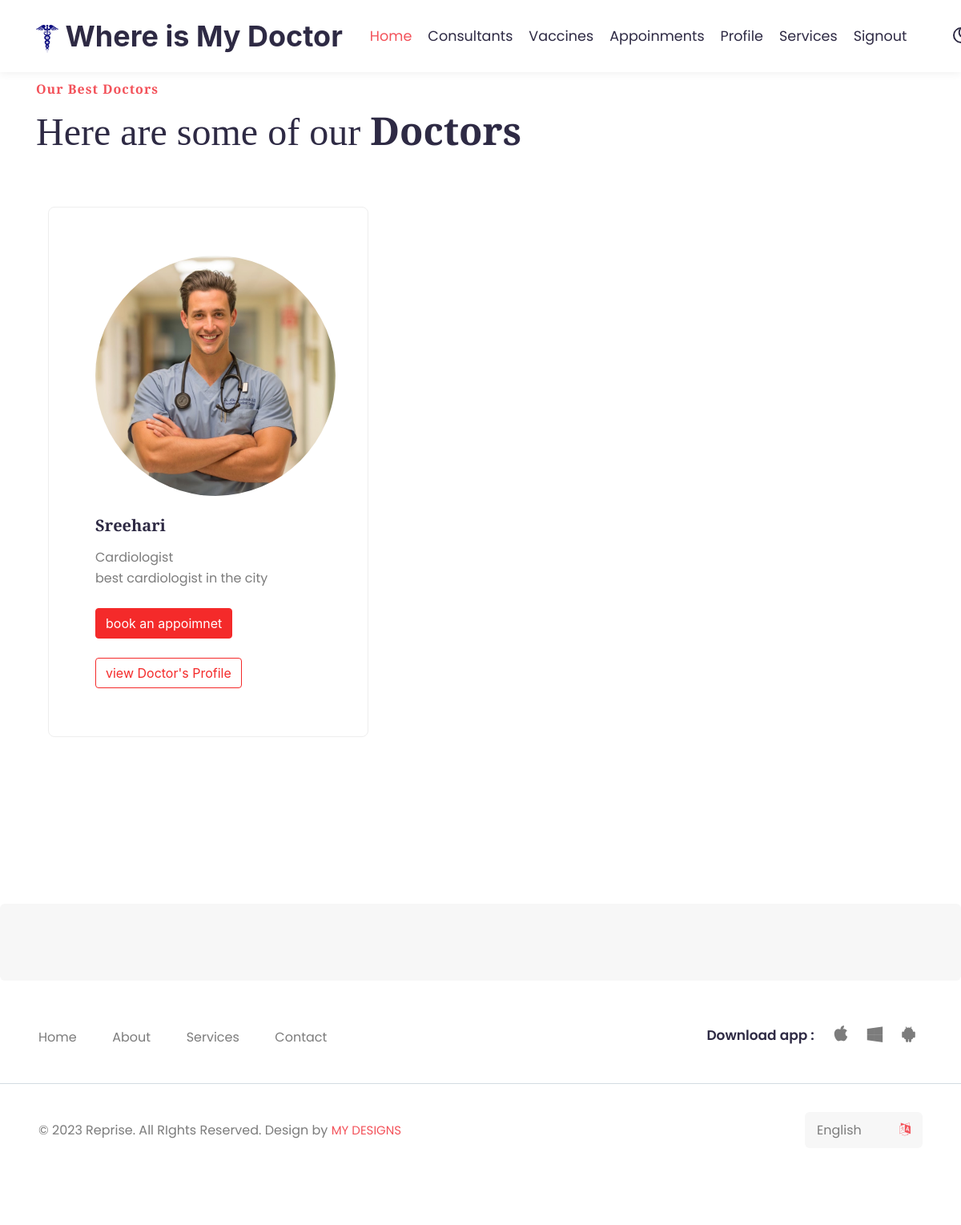
Page /view-all-doctors/ on the committed database.
### doctors/models.py (models this page shows)
class DoctorProfile(models.Model):
    doctor_ID = models.ForeignKey(User,on_delete=models.CASCADE,null=True,blank=True )
    Enroll_No = models.CharField(max_length=255,null=True,blank=True )
    Doctor_name = models.CharField(max_length=200,null=True,blank=True)
    Specialised_In = models.CharField(max_length=200,null=True,blank=True)
    Experience = models.TextField(max_length=200,null=True,blank=True)
    Clinic_Name = models.CharField(max_length=200,null=True,blank=True)
    Contact_Number = models.CharField(max_length=200,null=True,blank=True)
    Clinic_Address = models.TextField(max_length=200,null=True,blank=True)
    About = models.TextField(max_length=200,null=True,blank=True)
    Doctor_Photo = models.ImageField(upload_to="doctors",null=True,blank=True)

### users/views.py (the view)
# urls.py: path('view-all-doctors/', views.view_all_doctors, name="view_all_doctors"),
def view_all_doctors(request):
    all_doctors = DoctorProfile.objects.all()
    doctor_count = all_doctors.count()
    return render(request,"users/view-all-doctors.html",{"all_doctors":all_doctors,"doctor_count":doctor_count})

### templates/users/view-all-doctors.html
{% extends "users/user-home.html" %}
{% load static %}
{% block content %}
<section class="w3l-bottom-grids-6 py-5" id="services">
    <div class="container py-lg-5 py-md-4 py-2">
        <h5 class="title-subhny mb-2">Our best Doctors </h5>
        {% if doctor_count == 0 %}
        <h3 class="title-w3l"><span>There Are No</span> Doctors Available</h3>
        {% else %}
        <h3 class="title-w3l"><span>Here are some of our </span> Doctors</h3>
        <div class="grids-area-hny main-cont-wthree-fea row pt-3 mt-5">
            {% for doctor in all_doctors %}
            <div class="col-lg-6 col-md-6 grids-feature mb-3">
                <div class="area-box">
                    <img src="{{doctor.Doctor_Photo.url}}" alt=""
                        style="width:300px;height: 300px;border-radius: 50%;object-fit: cover;">
                    <h4><a href="#feature" class="title-head">{{doctor.Doctor_name}}</a></h4>
                    <p>{{doctor.Specialised_In}} <br>{{doctor.About}} </p>
                    <div> <a class="btn btn-primary mt-4" href="{% url 'book_doctor' doctor.id %}"> book an
                            appoimnet</a>
                        <a class="btn btn-outline-primary mt-4" href="{% url 'view_doctor_profile' doctor.id %}"> view
                            Doctor's Profile</a>
                    </div>
                </div>
            </div>
            {% endfor %}
        </div>
        {% endif %}
    </div>
</section>
{% endblock%}

### rows in the picture
DoctorProfile: Doctor_Photo (picture), Doctor_name "Sreehari", Specialised_In "Cardiologist", About "best cardiologist in the city"
